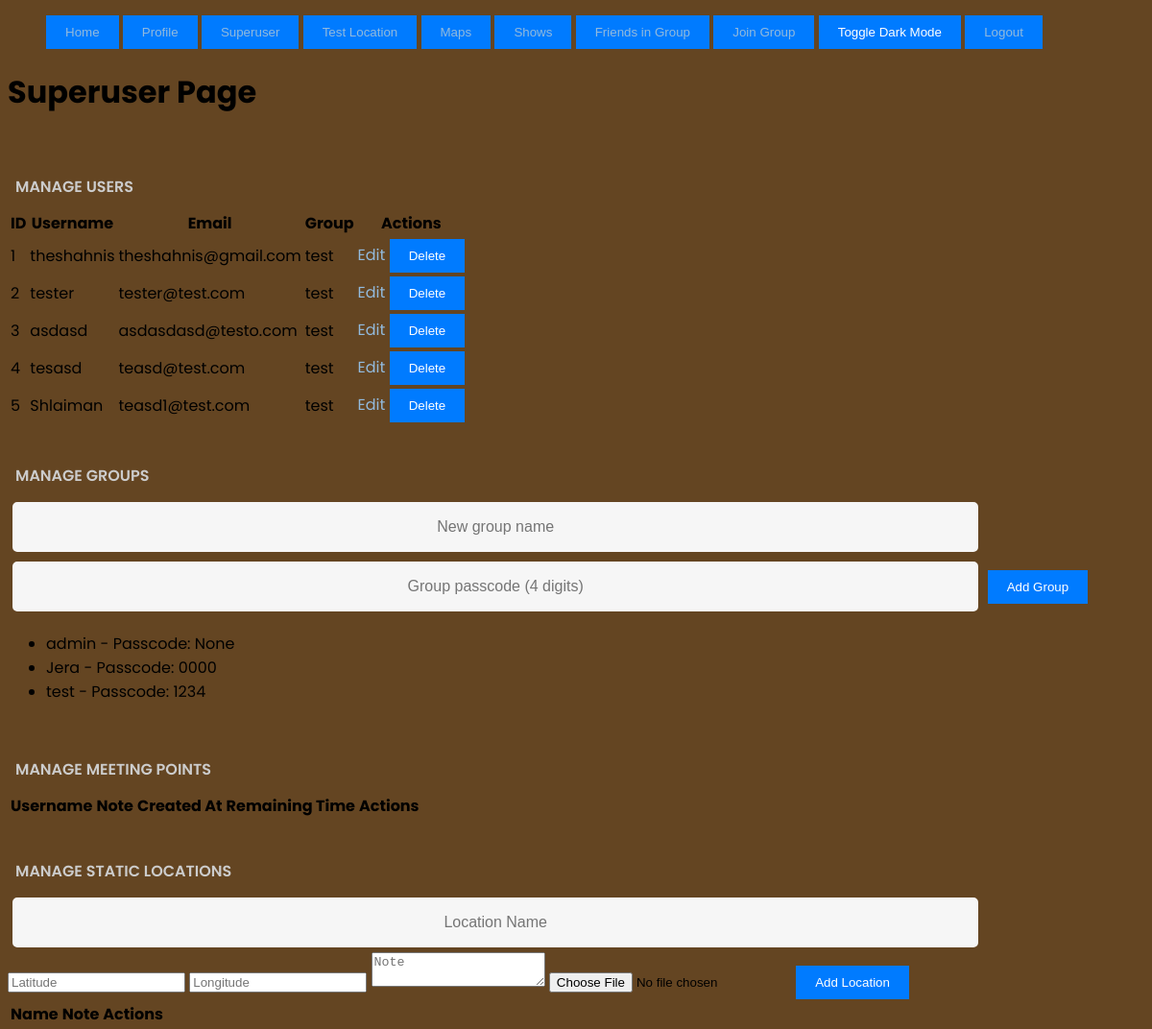
The app's page /superuser (signed in), older data.
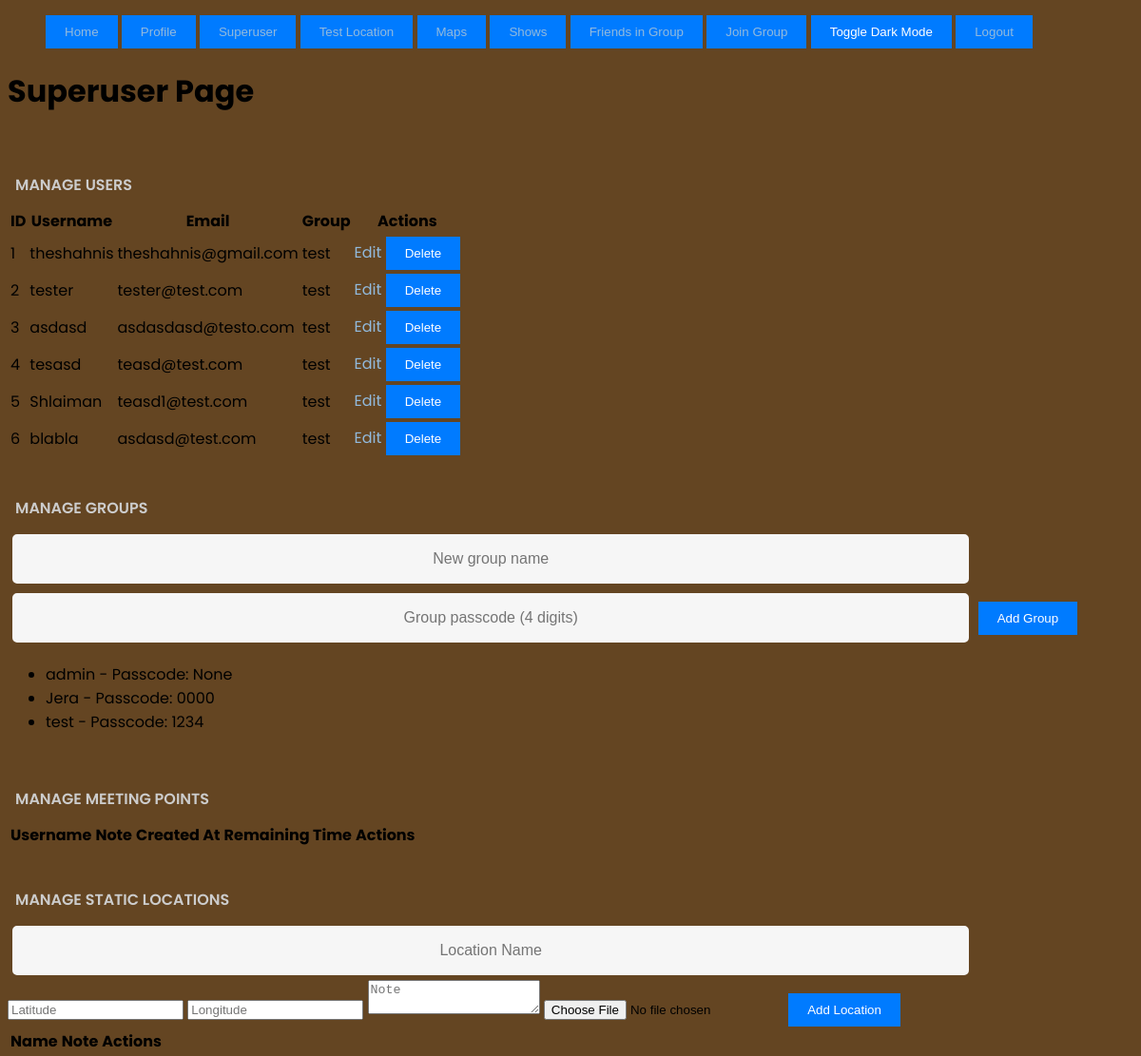
The same page, newer data.
### app/models.py (models this page shows, shortened)
class User(UserMixin, db.Model):
    id = db.Column(db.Integer, primary_key=True)
    email = db.Column(db.String(150), unique=True, nullable=False)
    username = db.Column(db.String(150), nullable=False)
    password = db.Column(db.String(150), nullable=False)
    superuser = db.Column(db.Boolean, default=False)
    group_id = db.Column(db.Integer, db.ForeignKey('group.id'), nullable=True)
    profile_image = db.Column(db.String(150), nullable=True)
    passcode_attempts = db.Column(db.Integer, default=0, nullable=True)
    note = db.Column(db.Text, nullable=True)

class Group(db.Model):
    id = db.Column(db.Integer, primary_key=True)
    name = db.Column(db.String(150), nullable=False, unique=True)
    passcode = db.Column(db.String(4), nullable=True)
    users = db.relationship('User', backref='group', lazy=True)

### app/routes.py (the view)
@main.route('/superuser', methods=['GET'])
@login_required
def superuser():
    if not current_user.superuser:
        flash('Access denied: Superuser only', 'error')
        return redirect(url_for('main.index'))
    users = User.query.all()
    groups = Group.query.all()
    return render_template('superuser.html', users=users, groups=groups)

### app/__init__.py (called while the page is built)
@login_manager.user_loader
def load_user(user_id):
    from .models import User
    return User.query.get(int(user_id))

### app/routes.py (called while the page is built)
@main.before_request
def before_request():
    if not current_user.is_authenticated and request.endpoint != 'auth.auth_page':
        return redirect(url_for('auth.auth_page'))

### app/templates/superuser.html (shortened to what this page needs)
{% extends "base.html" %}
{% block content %}
<h1>Superuser Page</h1>
<h2>Manage Users</h2>
<table>
    <tr>
        <th>ID</th>
        <th>Username</th>
        <th>Email</th>
        <th>Group</th>
        <th>Actions</th>
    </tr>
    {% for user in users %}
    <tr>
        <td>{{ user.id }}</td>
        <td>{{ user.username }}</td>
        <td>{{ user.email }}</td>
        <td>{{ user.group.name if user.group else 'No group' }}</td>
        <td>
            <a href="{{ url_for('main.edit_user', user_id=user.id) }}">Edit</a>
            <form action="{{ url_for('main.delete_user', user_id=user.id) }}" method="POST" style="display:inline;">
                <button type="submit">Delete</button>
            </form>
        </td>
    </tr>
    {% endfor %}
</table>
<h2>Manage Groups</h2>
<form action="{{ url_for('main.add_group') }}" method="POST">
    <input type="text" name="group_name" placeholder="New group name" required>
    <input type="text" name="passcode" placeholder="Group passcode (4 digits)" required>
    <button type="submit">Add Group</button>
</form>
<ul>
    {% for group in groups %}
    <li>{{ group.name }} - Passcode: {{ group.passcode }}</li>
    {% endfor %}
</ul>
<h2>Manage Meeting Points</h2>
<table>
    <thead>
        <tr>
            <th>Username</th>
            <th>Note</th>
            <th>Created At</th>
            <th>Remaining Time</th>
            <th>Actions</th>
        </tr>
    </thead>
</table>
<h2>Manage Static Locations</h2>
<form id="addStaticLocationForm" enctype="multipart/form-data">
    <input type="text" name="name" placeholder="Location Name" required>
    <input type="number" step="any" name="latitude" placeholder="Latitude" required>
    <input type="number" step="any" name="longitude" placeholder="Longitude" required>
    <textarea name="note" placeholder="Note"></textarea>
    <input type="file" name="image">
    <button type="submit">Add Location</button>
</form>
<table>
    <thead>
        <tr>
            <th>Name</th>
            <th>Note</th>
            <th>Actions</th>
        </tr>
    </thead>
</table>
{% endblock %}

### app/templates/base.html (shortened to what this page needs)
<!DOCTYPE html>
<html lang="en">
<head>
    <link rel="stylesheet" href="{{ url_for('static', filename='styles.css') }}">
    <link rel="stylesheet" href="{{ url_for('static', filename='dark-mode.css') }}" id="dark-mode-stylesheet" disabled>
</head>
<body>
    <nav>
        <ul>{% if current_user.is_authenticated  %}
                <button id="home-btn"><a href="{{ url_for('main.index') }}">Home</a></button>
                <button id="profile-btn"><a href="{{ url_for('main.profile') }}">Profile</a></button>
                {% if current_user.is_authenticated and current_user.superuser %}
                    <button id="superuser-btn"><a href="{{ url_for('main.superuser') }}">Superuser</a></button>
                    <button id="location-btn"><a href="{{ url_for('main.location') }}">Test Location</a></button>
                {% endif %}
                <button id="map-view-btn"><a href="{{ url_for('main.map_view') }}">Maps</a></button>
                <button id="join-group-btn"><a href="{{ url_for('main.shows') }}">Shows</a></button>
                <button id="friends-btn"><a href="{{ url_for('main.friends') }}">Friends in Group</a></button>
                <button id="join-group-btn"><a href="{{ url_for('main.join_group') }}">Join Group</a></button>
                <button id="dark-mode-toggle">Toggle Dark Mode</button>
                <button id="logout-btn"><a href="{{ url_for('auth.logout') }}">Logout</a></button>
            {% endif %}
        </ul>
    </nav>
    <div>
        {% block content %}{% endblock %}
    </div>
</body>
</html>

### app/static/styles.css (style rules this page uses)
html { background-color: #644522; }
body { font-family: "Poppins", sans-serif; background-color: #644522; height: 100vh; color: black; }
button { background-color: #007bff; color: white; border: none; padding: 10px 20px; cursor: pointer; }
a { color: #92badd; display:inline-block; text-decoration: none; font-weight: 400; }
h2 { text-align: center; font-size: 16px; font-weight: 600; text-transform: uppercase; display:inline-block; margin: 40px 8px 10px 8px; color: #cccccc; }
input[type=text], input[type=password], input[type=email] { background-color: #f6f6f6; border: none; color: #0d0d0d; padding: 15px 32px; text-align: center; text-decoration: none; display: inline-block; font-size: 16px; margin: 5px; width: 85%; border: 2px solid #f6f6f6; -webkit-transition: all 0.5s ease-in-out; -moz-transition: all 0.5s ease-in-out; -ms-transition: all 0.5s ease-in-out; -o-transition: all 0.5s ease-in-out; transition: all 0.5s ease-in-out; -webkit-border-radius: 5px 5px 5px 5px; border-radius: 5px 5px 5px 5px; }
input[type=text]:placeholder, input[type=password]:placeholder, input[type=email]:placeholder { color: #cccccc; }
* { box-sizing: border-box; }

Row changes from the older to the newer data that the page shows:
added User: id "6", username "blabla", email "asdasd@test.com", group "test"
